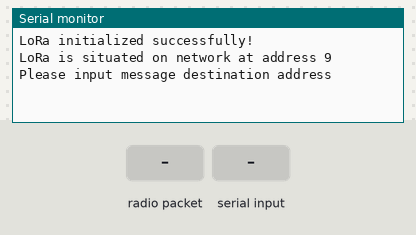
This sketch was run on a simulated Arduino Uno, built with avr-gcc and run on an emulated ATmega328P. Shown: the last lines printed to the serial monitor. The test bench sets the inputs (shaded band). Random numbers use the default seed unless the sketch sets one; no radio packets arrive unless stated.

Above: at 1.2 s.
1.3 s: radio packet "10" arrives
At 2.2 s:
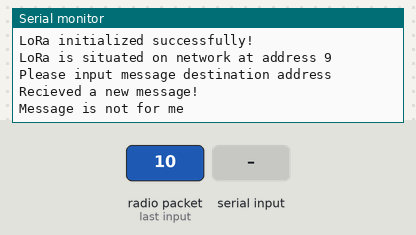
2.8 s: "90,45\n" received over Serial
At 3.9 s:
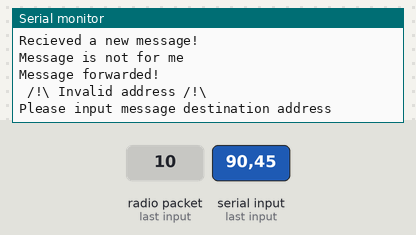
4.3 s: byte 10 (10) received over Serial
At 5.5 s:
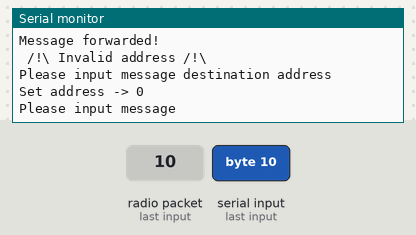
5.8 s: radio packet "90" arrives
At 6.8 s:
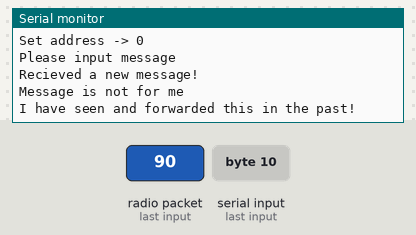
7.3 s: "30,150\n" received over Serial
At 8.2 s:
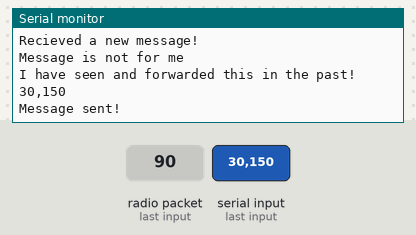

Measured:
- after the input at 1.3 s, the serial monitor: prints a new line at once (image 1)
- after the input at 2.8 s, the serial monitor: prints a new line at once (image 2)
- after the input at 4.3 s, the serial monitor: prints a new line at once (image 3)
- after the input at 5.8 s, the serial monitor: prints a new line at once (image 4)
- after the input at 7.3 s, the serial monitor: prints a new line at once (image 5)

The sketch:

main.ino
```cpp
/**
 * Main code to send and receive messages with Dragino-dev lorawan devices
 * Works in a network
 *
 * Code mostly redacted by padjokej.dev
**/

#include <SPI.h> // library for communicating with lora shield
#include <RH_RF95.h> // library for base lorawan dragino shield functions

#include "packet.h" // include packet library
#include "decode.h" // include decode library for decoding received packets
#include "encode.h" // include encode library for encoding packets to send
#include "config.h" // include config data
#include "memory.h" // include memory library to detect wether we have seen a message, to avoid sending loops

#define RFM95_CS      10  // Chip Select pin
#define RFM95_RST     9   // Reset pin
#define RFM95_INT     2   // Interrupt pin (DIO0)
#define RF95_FREQ     868.0 // Frequency (set according to your region)


RH_RF95 rf95(RFM95_CS, RFM95_INT); // declare our LoRa-wan object
int step = STATE_ASK_ADDRESS; // state machine step, to change type of inputs
int dest = 0; // temporary address for destination

#define SEEN_MESSAGES_ARRAY_SIZE 20 // size for how many message ids we store in memory for memory.h
uint16_t seen_messages[SEEN_MESSAGES_ARRAY_SIZE] = {0}; // declare the array in which we will store

// function to transform a string into an integer, if an error occurs, returns -1
int to_int(uint8_t* ch){
  int i = 0;
  while(ch[i++]); // go through every character in string, until end of string, to start at end of string

  // DEBUG
  //Serial.print("TO_INT: 1 ; ");
  //Serial.println(i);

  int num = 0; // where we will store number
  i-= 2; // go back to last number in string
  int max = i; // set this as how many chars are in string
  //Serial.print("TO_INT: ch ; ");
  //Serial.println(ch[i]);
  while(ch[i]){ // loop over every character backwards
    if(ch[i] >= 48 && ch[i] <= 57){
      int tmp = 1;
      for(int j = 0; j < max - i; j++)
        tmp *= 10 * j;
      num += tmp * (ch[i] - 48);
    }else{
      return -1; // if char is not equivalent to number
    }
    i--;
  }
  if (num > 255) return -1; //if our number is bigger than a potential address -> error
  return num;
}

// code in which we try to receive a message
void try_recieve(){
  uint8_t inbuf[251] = {0}; // buffer to store message
  uint8_t lenMSG = sizeof(inbuf);
  if (rf95.available()) { // check if the shield is available
    if(rf95.recv(inbuf, &lenMSG)){ // check if we got a message, if yes it stores in in our buffer
        Serial.println();
        Serial.println("Recieved a new message!");

        uint8_t message_buffer[251] = {0}; // buffer to store decoded messages into
        struct packet rec; // empty packet struct
        rec = decode(inbuf, message_buffer); // decode message into buffer and packet struct
        if(rec.destination == MY_ADDRESS){ // if the message is for us -> display it
          Serial.print("┌From: ");
          Serial.println(rec.source);
          Serial.print("├To: ");
          Serial.println(rec.destination);
          Serial.print("└Message: ");
          Serial.println((char*)message_buffer);
        }
        else{
          Serial.println("Message is not for me");
          if (!comparaison(rec.identifier, seen_messages, SEEN_MESSAGES_ARRAY_SIZE)){
            // forward message
            delay(1000); // make sure next lora has enough time to switch back to recieve mode
            rf95.send(inbuf, strlen(inbuf));  // Send message
            rf95.waitPacketSent();  // Wait until the message is sent
            Serial.println("Message forwarded!");
          }
          else
            Serial.println("I have seen and forwarded this in the past!");
        }
      }
  }
}

void get_user_input(int index, uint8_t* msgbuf){
  char c = 0;
  while(1){ // can't check for newline character, as it breaks out of the loop and ends up sending two messages
    c = Serial.read(); // read a character from serial
    try_recieve();
    if (c != -1){ // if character is not null
      //Serial.print((int)c);
      //Serial.print(", ");

      if (c >= 32) // if character is in ascii letters and symbols -> add to message array
        msgbuf[index++] = c;

      if (c == 10) // newline character
      {
        msgbuf[index++] = 0;
        break; // go to send message
      }
    }
  }
}

void setup() {
  pinMode(RFM95_RST, OUTPUT);
  digitalWrite(RFM95_RST, HIGH);

  // Manual reset for lora
  digitalWrite(RFM95_RST, LOW);
  delay(10);
  digitalWrite(RFM95_RST, HIGH);
  delay(10);

  // begin serial output input
  Serial.begin(9600);
  while (!Serial); // wait for serial init

  // try lora init
  if (!rf95.init()) {
    Serial.println("LoRa initialization failed!");
    while (1); // indefinit loop to "end" program
  }
  Serial.println();
  Serial.println("LoRa initialized successfully!");
  Serial.println();

  Serial.print("LoRa is situated on network at address ");
  Serial.println(MY_ADDRESS);
  Serial.println();


  // set the send frequency of lorawan
  rf95.setFrequency(RF95_FREQ);  // Set frequency
  rf95.setTxPower(23, false);  // Set transmit power
}

void loop() {
  uint8_t msgbuf[245] = {0}; // message buffer to get input into

  if(step == STATE_ASK_ADDRESS) // ask user for address to send to
  {
    Serial.println("Please input message destination address");
    step++; // move on to next step in state machine
  }
  if(step == STATE_ASK_MESSAGE) // ask user for message to send
  {
    Serial.println("Please input message");
    step++; // move on to send step in state machine
  }

  int index = 0;

  get_user_input(index, msgbuf); // try get user input


  if (step == STATE_INPUT_ADDRE){ // if wr have just inputted address
    dest = to_int(msgbuf); // get the destination address
    if (dest == -1) // if invalid, ask again
    {
      step = 0;
      Serial.println(" /!\\ Invalid address /!\\ ");
    }
    if(dest >= 0) // if valid address (redundant?)
    {
      Serial.print("Set address -> ");
      Serial.println(dest);
      step++; // move on to ask for message
    }
  }

  uint8_t outbuf[251] = {0}; // initialize a buffer for sending messages

  if(step == STATE_INPUT_MESSA){ // if we are askinh user to input message
    if (msgbuf[0] >= 32){ // if message starts with a valid character (is not empty)
      Serial.println();
      Serial.println((char*)msgbuf); // print out what we are sending
      struct packet send = encode_message_to_send(MY_ADDRESS, (uint8_t) dest, msgbuf, outbuf); // encode message into outbuf

      //for(int i = 0; i < 30; i++){
      //  Serial.print(outbuf[i]);
      //  Serial.print(", ");
      //}

      rf95.send(outbuf, strlen(outbuf));  // Send message
      rf95.waitPacketSent();  // Wait until the message is sent
      Serial.println("Message sent!");
      delay(1000);  // Wait 1 second before sending the next message

      step = 0; // restart state machine
    }
  }
}
```

decode.cpp
```cpp
/**
 * Code to decode uint8_t bytes into a char string
 * Gets packet's relevant information, such as packet id, packet dest and packet source
 *
 * Code redacted by padjokej.dev, commented by arthur.delemont
**/

#include <stdio.h>
#include <stdint.h>
#include <stdlib.h>

#include "decode.h"
#include "packet.h"

struct packet decode(uint8_t* packet_bytes, char* message_buffer){
    struct packet decoding_packet; // declare a packet structure
    decoding_packet.encoded_bytes = packet_bytes; // take the parameter of the function decode

    decoding_packet.type = packet_bytes[0]; // get the first encoded byte as the packet type

    decoding_packet.identifier = (((uint16_t)packet_bytes[1] << 8) & 0xFF00) + ((uint16_t)packet_bytes[2] & 0x00FF); // get the second byte, move it by a byte and remove residues with a bit operator. get the third byte, add it to the variable

    decoding_packet.source = packet_bytes[3]; // get the fourth encoded byte as the message source

    decoding_packet.destination = packet_bytes[4]; // get the fifth encoded byte as the message destination

    decoding_packet.size = packet_bytes[5]; // get the sixth encoded byte as the message size

    uint8_t* ptr_packet_bytes = &packet_bytes[6]; // put a pointer at the begining of the encoded message
    int i = 0; // start the loop at the first index of the buffer

    while(*ptr_packet_bytes && i <= 245){ // loop until it is at the end of the array, either until max message size, or when we hit the end string character
        message_buffer[i] = (char)*ptr_packet_bytes; // take the encoded byte and turn it into a character
        ptr_packet_bytes++; // go to the next byte to decode
        i++; // go to the next byte of message buffer
    }

    decoding_packet.message = message_buffer; // put the decoded message in the packet structure

    return decoding_packet;
}


/* UNUSED FUNCTION - could be used for debugging, but doesn't use serial...*/
int get_packet_type(struct packet pack){
    uint8_t packet_type = pack.type; // get the packet type from the packet structure

    printf("\nPacket type: %d is a ", packet_type);

    switch (packet_type){ // print what the packet does in function of the packet type
        case 0:
            printf("network discovery packet\n");
            break;
        case 1:
            printf("message packet\n");
            break;
        case ~1:
            printf("read receipt packet\n");
            break;
        default:
            printf("unrecognized packet\n");
    }

    return packet_type;
}
```

decode.h
```cpp
#ifndef DECODE_H // if we haven't declared this header yet, then do : (avoids duplicate header creation)
#define DECODE_H // declare this header

#include "packet.h" // include packet structure

//declare function to decode a packet structure into a message, that we copy into the message buffer
struct packet decode(uint8_t* packet_bytes, char* message_buffer);

//declatre a function to print out what type of packet we are dealing with
int get_packet_type(struct packet pack);

#endif // exit out of the header declaration
```

encode.cpp
```cpp
/**
 * Code to encode strings into uint8_t buffers, alongside useful information
 *
 * Code redacted by padjokej.dev, commented by arthur.delemont
**/

#include <time.h>
#include <stdlib.h>
#include <Arduino.h>

#include <stdint.h>

#include "encode.h"
#include "packet.h"


struct packet encode(uint8_t packet_type, uint16_t identifier, uint8_t source_address, uint8_t destination_address, char* message, uint8_t* buffer){
    struct packet encoding_packet = to_packet_struct(packet_type, identifier, source_address, destination_address, message); // convert the packet info to a struct

    char* ptr_message = encoding_packet.message; // set a pointer to the start of the message array

    uint8_t message_size = strlen(message); // get the message size
    encoding_packet.size = message_size; // set the message size inside the packet structure

    buffer[0] = encoding_packet.type; // copy the packet type byte to the buffer

    buffer[1] = (uint8_t)((encoding_packet.identifier & 0xFF00) >> 8); // copy the packet identifier byte (the first eight bits) to the buffer
    buffer[2] = (uint8_t)(encoding_packet.identifier & 0x00FF); // copy the packet identifier byte (the last eight bits) to the buffer

    buffer[3] = encoding_packet.source; // copy the packet type byte to the buffer

    buffer[4] = encoding_packet.destination; // copy the packet type byte to the buffer

    buffer[5] = encoding_packet.size; // copy the packet type byte to the buffer

    int i = 6;
    while(*ptr_message){
        buffer[i] = (uint8_t)*ptr_message;// transform char to 8bit and put it into the message buffer
        ptr_message++; // increment message pointer, to get to the next char
        i++; // move to next position in message buffer
    }
    buffer[i] = 0; // set the last char of message to string end character


    encoding_packet.encoded_bytes = buffer; //set the message bytes inside of the packet structure

    return encoding_packet; // return the packet we encoded to
}

struct packet encode_message_reciept(struct packet recieved_packet, uint8_t* buffer){
    uint16_t identifier = recieved_packet.identifier; // retrieve the identifier from the packet structure
    uint8_t source = recieved_packet.source; // retrieve the source address from the packet structure
    uint8_t dest = recieved_packet.destination; // retrieve the destination address from the packet structure
    char *message = recieved_packet.message; // retrieve the message array from the packet structure

    uint8_t type = ~ recieved_packet.type; // since typical message is of type 1, invert the bits to get the read type

    return encode(type, identifier, source, dest, message, buffer); // return a packet for this type (read reciept)
}

struct packet encode_message_to_send(uint8_t source, uint8_t dest, char* message, uint8_t* buffer){
    randomSeed(analogRead(0)); // set the seed of the random number generator --> get "noise" from unused arduino port (static electricity)
    int random_number = random(65535); // get a random number, using the arduino's "random seed" from electrical noise

    uint16_t identifier = (uint16_t)random_number; //convert the random number int to a 16 bit type

    return encode(1, identifier, source, dest, message, buffer); // return a packet for this type (message)
}
```

encode.h
```cpp
#ifndef ENCODE_H // if we haven't declared this header yet, then do : (avoids duplicate header creation)
#define ENCODE_H // declare this header

#include <stdint.h> // include standard integer library, for uint8_t and uint16_t
#include "packet.h" // include packet structure and function to create packets quickly

// equivalent of strlen, so we don't have to include heavy string.h library, unused, since arduino comes with strlen function
uint8_t size_of_message(char* message);

// declaration of encode function, that takes in a type, id, message source, destination, message to encode, as well as the reference to the buffer to write it into
struct packet encode(uint8_t packet_type, uint16_t identifier, uint8_t source_address, uint8_t destination_address, char* message, uint8_t* buffer);

// declaration of encoding a read message receipt, unused
struct packet encode_message_reciept(struct packet recieved_packet, uint8_t* buffer);

// declaration to quickly create a packet with just a source, message, destination and buffer to write into, automatically generates the message id
struct packet encode_message_to_send(uint8_t source, uint8_t dest, char* message, uint8_t* buffer);

#endif
```

lorainit.cpp
```cpp
#include "lorainit.h"
#include <RH_RF95.h>

#include "config.h"


//-------------------------Constructeur de Lorainit------------------------

Lorainit::Lorainit(int ssPin, int freq, int intPin){
    _ssPin = ssPin;
    _freq = freq;
    _rf95 = new RH_RF95(_ssPin, intPin);
}

void Lorainit::init() {
    Serial.begin(9600); //initialise la communication avec l'ordi au cas ou
    while (!Serial);    // attent la connection serial avec l'ordi

    // Initialisation du LoRa
    if (!_rf95->init()) {
        Serial.println("LoRa module initialization failed!");
        while (1);      // Boucle infinie en cas d’échec
    }

    // Configuration de la fréquence
    if (!_rf95->setFrequency(_freq)) {
        Serial.println("Failed to set frequency.");
        while (1);  // Boucle infinie en cas d’échec
    }

    Serial.print("LoRa operating on frequency: ");
    Serial.println(_freq);

    // Configuration de la puissance d'émission
    _rf95->setTxPower(LORA_STRENGTH, false);

    Serial.println("LoRa module initialized.");
}

RH_RF95& Lorainit::lora() {
    return *_rf95;
}
```

lorainit.h
```cpp
#ifndef LORAINIT_H
#define LORAINIT_H

#include <Arduino.h>
#include <SPI.h>
#include <RH_RF95.h>

class Lorainit {
  public:
    Lorainit(int ssPin, int freq, int intPin);
    void init();  // Instance publique pour Romain et Sacha
    RH_RF95& lora();

  private:
    int _ssPin;
    int _freq;
    RH_RF95* _rf95;
};

#endif
```

memory.cpp
```cpp
/*
Memory code to store messages id's and prevent infinite loops
Made by Maurits van der Net and Agnès Briens

*/

#include "memory.h"
#include <stdint.h>
#include <stdio.h>

int comparaison(uint16_t id, uint16_t* knownlist, int taille) {  // Déclare la fonction 'comparaison' qui prend l'ID du paquet, un tableau d'IDs et la taille du tableau.
    int known = 0;  // Déclare et initialise la variable 'known' à 0, qui indiquera si l'ID a été trouvé dans le tableau.
    uint16_t *tmp; // Initialisation d'um pointeur tmp
    int verif; // Initialisation d'une variable verif
    for (int i = 0; knownlist[i] != 0; i++) {  // Parcourt le tableau d'IDs jusqu'à ce qu'il n'y ait plus d'ID dans la liste
        if (knownlist[i] == id) {  // Si l'élément actuel du tableau correspond à l'ID cherché.
            known = 1;  // Met la variable 'known' à 1, l'ID a été trouvé.
            break;  // Sort de la boucle immédiatement une fois l'ID trouvé.
        }
        tmp = &knownlist[i]; // On met l'adresse du dernier ID comparé dans le pointeur tmp
        verif = i; // On sauvegarde la postion dans la liste dans verif
    }
    tmp++; //On incémente tmp pour pointer sur le prochain élément libre de ma liste
    if (known == 0){ // Si on ne connait pas l'ID
        if (verif >= taille) {// empeche le debordement
            for (int i = 0; i < taille; i++){ // Parcours toute la liste
                knownlist[i] = 0;//Réinitialise la knownlist
                knownlist[0] = id;//Ajoute l'id à la knownlist
            }
        }
        else {
            *tmp=id;//Ajoute l id a la knownlist
        }
    }
    return known;  // Retourne 1 si l'ID a été trouvé (known = 1), sinon retourne 0 (known = 0).
}
```

memory.h
```cpp
/*
Memory code to store messages id's and prevent infinite loops
Made by Maurits van der Net and Agnès Briens

*/
#include <stdint.h>

#ifndef MEMORY_H
#define MEMORY_H
int comparaison(uint16_t id, uint16_t* knownlist, int taille);
#endif
```

send.h
```cpp
#ifndef SEND_H
#define SEND_H

#include <Arduino.h>
#include <stdint.h>
#include <RH_RF95.h>
#include "lorainit.h"
#include "config.h"

class Send {
    public:
        Send(Lorainit &loraModule);
        void startSend();
        void sendPackets(uint8_t* packet);

    private:
        Lorainit &lora;
};


#endif
```

Source omitted: packet.cpp (1528 bytes), packet.h (932 bytes), process.cpp (1465 bytes), receive.cpp (2082 bytes), receive.h (1160 bytes), send.cpp (1726 bytes), serial.cpp (2000 bytes), serial.h (213 bytes), config.h (860 bytes)
